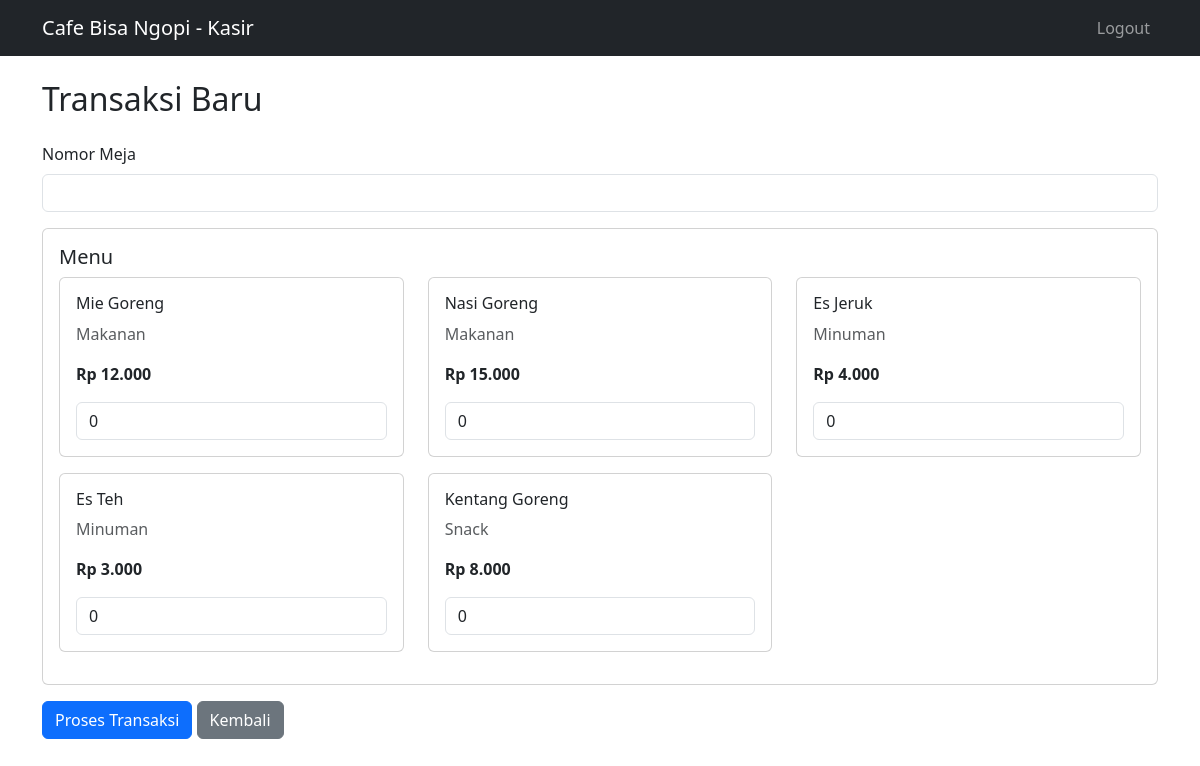
Page /pages/kasir/new_order.php (signed in) on the committed database.
### tables this page shows
CREATE TABLE IF NOT EXISTS menu (
    id INT PRIMARY KEY AUTO_INCREMENT,
    name VARCHAR(100) NOT NULL,
    category ENUM('makanan', 'minuman', 'snack') NOT NULL,
    price DECIMAL(10,2) NOT NULL,
    stock INT NOT NULL DEFAULT 0,
    status ENUM('tersedia', 'tidak_tersedia') NOT NULL DEFAULT 'tersedia',
    created_at TIMESTAMP DEFAULT CURRENT_TIMESTAMP
);

### pages/kasir/new_order.php (the view, shortened to what this page needs)
<?php
require_once '../../config/database.php';
$stmt = $pdo->query("SELECT * FROM menu WHERE status = 'tersedia' ORDER BY category, name");
$menu_items = $stmt->fetchAll();
?>
<!DOCTYPE html>
<html lang="en">
<head>
    <link href="https://cdn.jsdelivr.net/npm/bootstrap@5.3.0/dist/css/bootstrap.min.css" rel="stylesheet">
</head>
<body>
    <nav class="navbar navbar-expand-lg navbar-dark bg-dark">
        <div class="container">
            <a class="navbar-brand" href="dashboard.php">Cafe Bisa Ngopi - Kasir</a>
            <div class="navbar-nav ms-auto">
                <a class="nav-link" href="../../auth/logout.php">Logout</a>
            </div>
        </div>
    </nav>
    <div class="container mt-4">
        <h2>Transaksi Baru</h2>
        <form method="POST" class="mt-4">
            <div class="mb-3">
                <label class="form-label">Nomor Meja</label>
                <input type="number" name="table_number" class="form-control" required>
            </div>
            <div class="card mb-3">
                <div class="card-body">
                    <h5 class="card-title">Menu</h5>
                    <div class="row">
                        <?php foreach ($menu_items as $item): ?>
                        <div class="col-md-4 mb-3">
                            <div class="card">
                                <div class="card-body">
                                    <h6><?php echo htmlspecialchars($item['name']); ?></h6>
                                    <p class="text-muted"><?php echo ucfirst($item['category']); ?></p>
                                    <p class="fw-bold">Rp <?php echo number_format($item['price'], 0, ',', '.'); ?></p>
                                    <input type="number" name="quantities[]" class="form-control" value="0" min="0"
                                        <?php echo $item['status'] == 'tidak_tersedia' ? 'disabled' : ''; ?>>
                                </div>
                            </div>
                        </div>
                        <?php endforeach; ?>
                    </div>
                </div>
            </div>
            <button type="submit" class="btn btn-primary">Proses Transaksi</button>
            <a href="dashboard.php" class="btn btn-secondary">Kembali</a>
        </form>
    </div>
</body>
</html>

### rows in the picture
menu: name "Mie Goreng", category "Makanan", price "12.000", status "0"
menu: name "Nasi Goreng", category "Makanan", price "15.000", status "0"
menu: name "Es Jeruk", category "Minuman", price "4.000", status "0"
menu: name "Es Teh", category "Minuman", price "3.000", status "0"
menu: name "Kentang Goreng", category "Snack", price "8.000", status "0"
